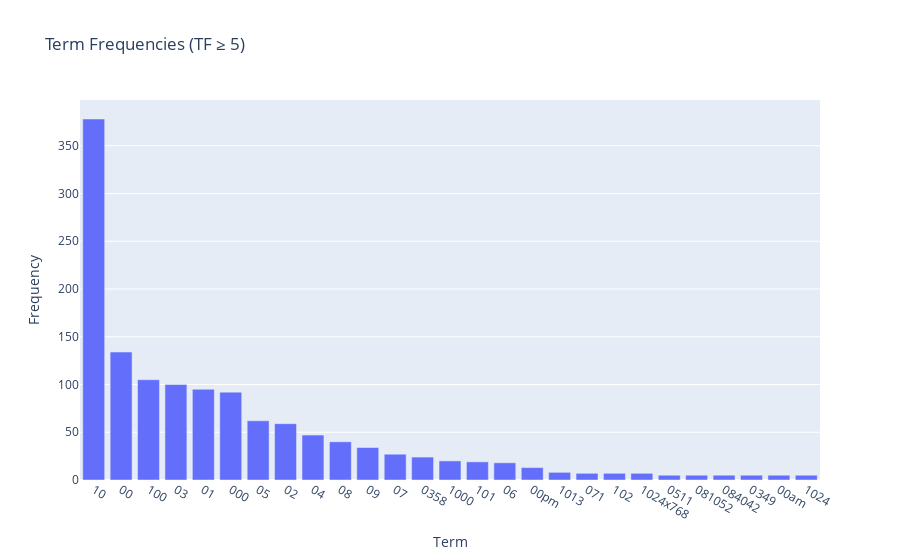

This figure's notebook cell:
### Markdown cell above
### >>> **Exercise 14 (take home):** 
Additionally, you can attempt to sort the terms on the `x-axis` by frequency instead of in alphabetical order. This way the visualization is more meaninfgul and you will be able to observe the so called [long tail](https://en.wikipedia.org/wiki/Long_tail) (get familiar with this term since it will appear a lot in data mining and other statistics courses). see picture below

![alt txt](https://upload.wikimedia.org/wikipedia/commons/thumb/8/8a/Long_tail.svg/1000px-Long_tail.svg.png)

### Code cell
# Answer here
# 加上依頻率排序，使terms依頻率高到低顯示
df = df.sort_values("Frequency", ascending=False)
fig = px.bar(
    df,
    x="Term",
    y="Frequency",
    title="Term Frequencies (TF ≥ 5)"
)

fig.show()

### Figure 1 — Plotly figure (JSON) as saved in the notebook; plotly's stock layout.template omitted (floating-point values rounded to 4 significant figures)
{"data": [{"hovertemplate": "Term=%{x}<br>Frequency=%{y}<extra></extra>", "legendgroup": "", "marker": {"color": "#636efa", "pattern": {"shape": ""}}, "name": "", "orientation": "v", "showlegend": false, "textposition": "auto", "type": "bar", "x": ["10", "00", "100", "03", "01", "000", "05", "02", "04", "08", "09", "07", "0358", "1000", "101", "06", "00pm", "1013", "071", "102", "1024x768", "0511", "081052", "084042", "0349", "00am", "1024"], "xaxis": "x", "y": [378, 134, 105, 100, 95, 92, 62, 59, 47, 40, 34, 27, 24, 20, 19, 18, 13, 8, 7, 7, 7, 5, 5, 5, 5, 5, 5], "yaxis": "y"}], "layout": {"barmode": "relative", "legend": {"tracegroupgap": 0}, "title": {"text": "Term Frequencies (TF ≥ 5)"}, "xaxis": {"anchor": "y", "domain": [0, 1], "title": {"text": "Term"}}, "yaxis": {"anchor": "x", "domain": [0, 1], "title": {"text": "Frequency"}}}}
